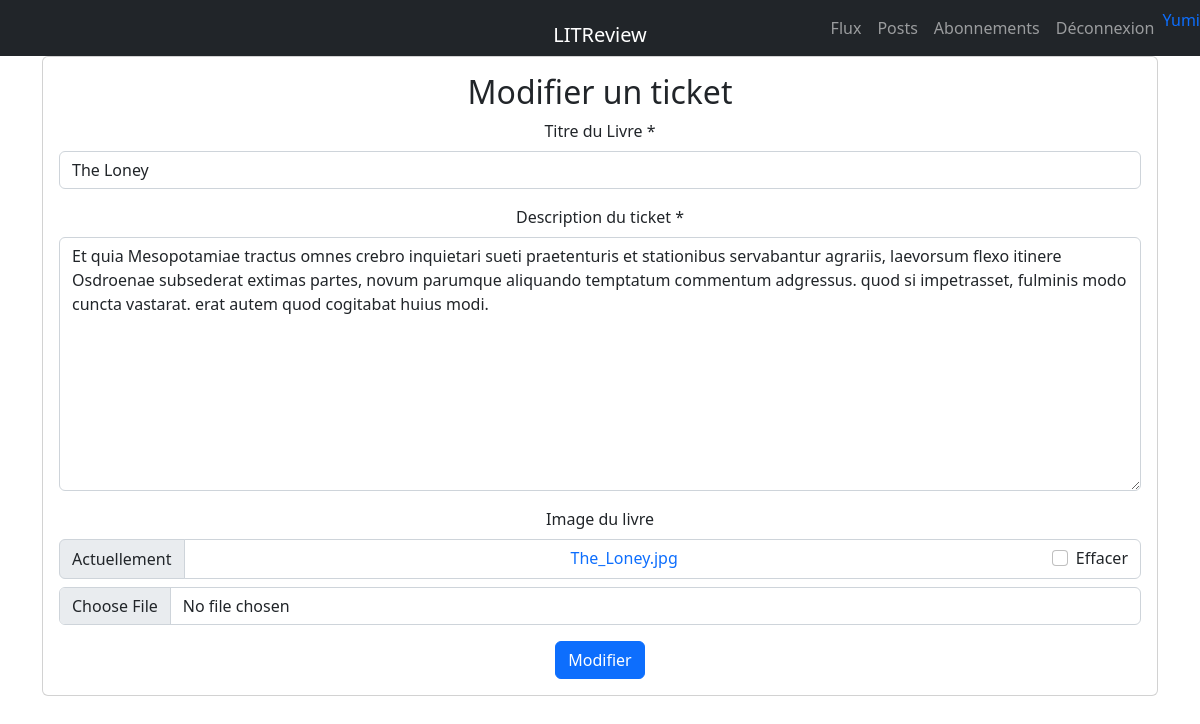
Page /edit_ticket/18 (signed in) on the earlier database version.
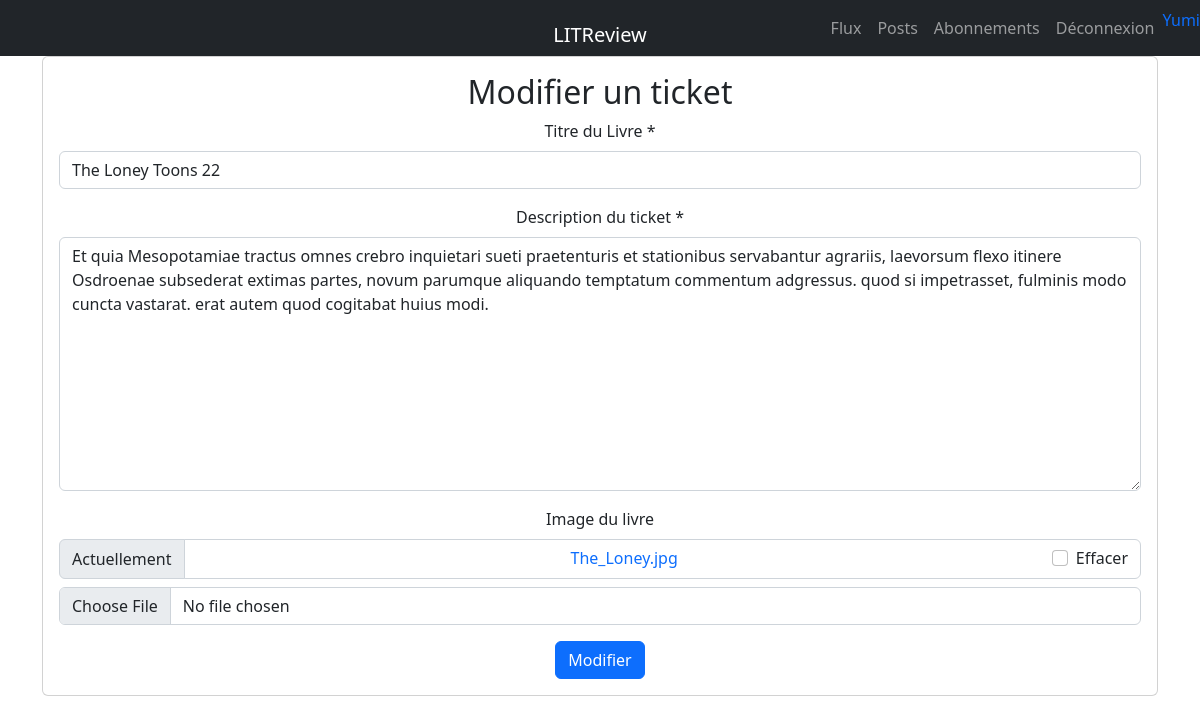
Same page on the later database version.
### blog/models.py (models this page shows)
class Ticket(models.Model):
    title = models.fields.CharField(max_length=128, verbose_name="Titre du Livre ")
    description = models.fields.CharField(
        max_length=2048, verbose_name="Description du ticket "
    )
    user = models.ForeignKey(to=settings.AUTH_USER_MODEL, on_delete=models.CASCADE)
    image = models.ImageField(null=True, blank=True, verbose_name="Image du livre ")
    time_created = models.DateTimeField(auto_now_add=True)

### blog/views/ticket.py (the view, shortened to what this page needs)
# urls.py: path("edit_ticket/<str:pk>", blog.views.edit_ticket, name="edit_ticket"),
@login_required
def edit_ticket(request, pk):
    ticket_to_modify = get_object_or_404(Ticket, pk=pk)
    if ticket_to_modify.user != request.user:
        return HttpResponseForbidden("Vous n'êtes pas autorisé à modifier ce ticket.")
    if request.method == "GET":
        ticket_form = Ticket_Form(instance=ticket_to_modify)
        return render(
            request=request,
            template_name="blog/edit_ticket.html",
            context={"ticket_form": ticket_form, "ticket": ticket_to_modify},
        )

### blog/forms.py (shortened to what this page needs)
class Ticket_Form(ModelForm, ImageField):
    class Meta:
        model = Ticket
        fields = ["title", "description", "image"]
        widgets = {
            "title": TextInput(
                attrs={"placeholder": "Titre du livre", "class": "form-title"}
            ),
            "description": Textarea(
                attrs={"placeholder": "Description du ticket", "class": "form-desc"}
            ),
        }

### templates/blog/edit_ticket.html (shortened to what this page needs)
{% extends 'blog/base.html' %}
{% load crispy_forms_tags %}
{% block content %}
<div class="card text-center">
    <div class="card-body">
        <h2 class="card-title">Modifier un ticket</h2>
        <form action="" method="post" enctype="multipart/form-data">
            {{ ticket_form|crispy }}
            <div class="button-container">
                <button type="submit" class="btn btn-primary">Modifier</button>
            </div>
        </form>
    </div>
</div>
{% endblock content %}

Differences in the rows shown:
changed Ticket: title "The Loney" → "The Loney Toons 22"
